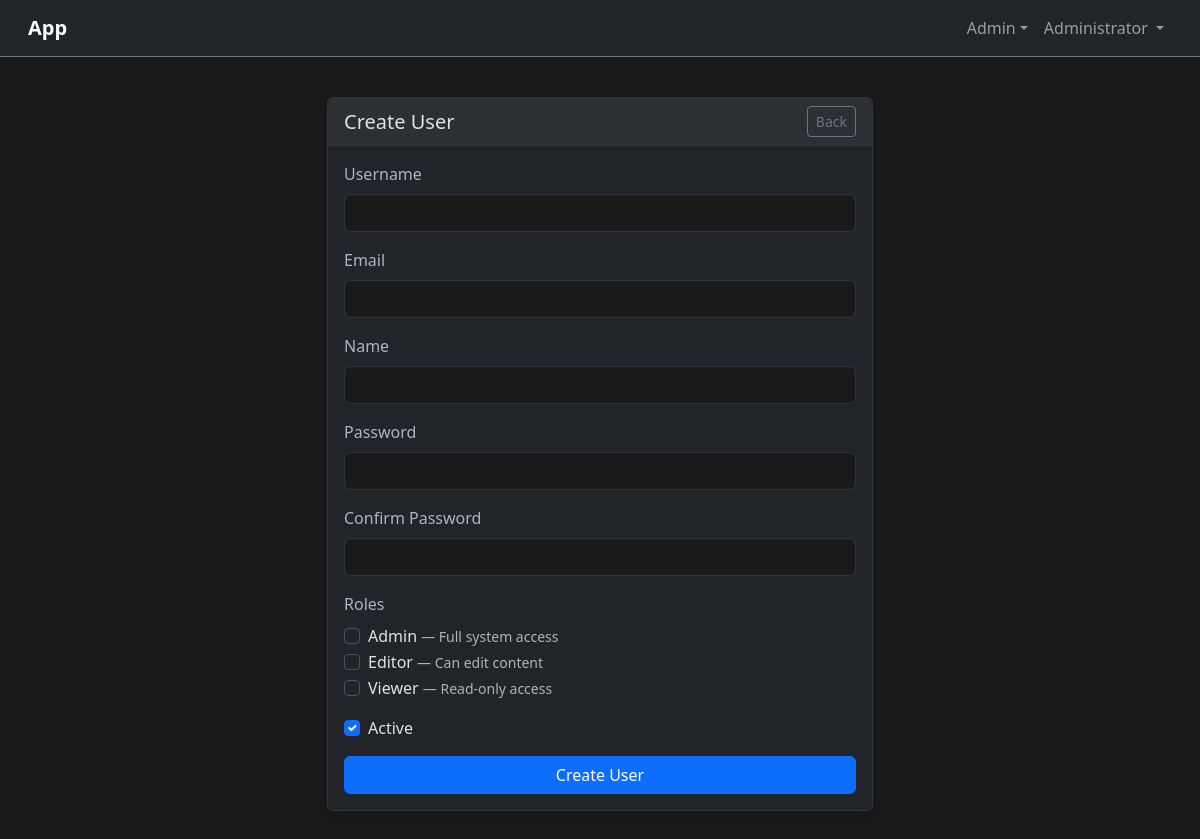
/admin/users/create (signed in), run on the app's committed database.
### tables this page shows
CREATE TABLE `roles` (
    `id` INT UNSIGNED AUTO_INCREMENT PRIMARY KEY,
    `name` VARCHAR(255) NOT NULL,
    `slug` VARCHAR(255) NOT NULL UNIQUE,
    `description` TEXT NULL,
    `created_at` TIMESTAMP NOT NULL DEFAULT CURRENT_TIMESTAMP
);

### src/Controllers/BaseController.php (called while the page is built, shortened)
<?php
abstract class BaseController
{
    protected array $config;
    public function __construct()
    {
        $this->config = require dirname(__DIR__, 2) . '/config/app.php';
    }
    protected function view(string $template, array $data = []): string
    {
        $viewsPath = $this->config['paths']['views'];
        $templatePath = $viewsPath . '/' . $template . '.php';
        extract($data);
        include $templatePath;
        return ob_get_clean();
    }
}

### src/Controllers/Admin/UserController.php (called while the page is built, shortened)
<?php
class UserController extends BaseController
{
    public function create(): string
    {
        $roles = Role::all('name ASC');
        return $this->view('admin/users/create', [
            'roles' => $roles,
            'authenticated' => $this->isAuthenticated(),
            'username' => $this->getSessionUser(),
        ]);
    }
}

### src/Routing/Router.php (called while the page is built, shortened)
<?php
class Router
{
    private static array $routes = [];
    private static array $groupStack = [];
    public static function group(array $attributes, callable $callback): void
    {
        self::$groupStack[] = $attributes;
        array_pop(self::$groupStack);
    }
    public static function dispatch(): mixed
    {
        $method = $_SERVER['REQUEST_METHOD'];
        $uri = parse_url($_SERVER['REQUEST_URI'], PHP_URL_PATH);
        $uri = rtrim($uri, '/') ?: '/';
        foreach (self::$routes as $route) {
            $params = $route->matches($method, $uri);
            if ($params !== null) {
                [$controllerClass, $action] = $route->getAction();
                $controller = new $controllerClass();
                return call_user_func_array([$controller, $action], array_values($params));
            }
        }
        return self::render404();
    }
    private static function addRoute(array $methods, string $uri, array $action): Route
    {
        $route = new Route($methods, $uri, $action);
        foreach (self::$groupStack as $group) {
            if (isset($group['prefix'])) {
                $route->setPrefix($group['prefix']);
            }
            if (isset($group['middleware'])) {
                $mw = is_array($group['middleware']) ? $group['middleware'] : [$group['middleware']];
                $route->addMiddleware($mw);
            }
        }
        self::$routes[] = $route;
        return $route;
    }
}

### src/Middleware/CsrfMiddleware.php (called while the page is built, shortened)
<?php
class CsrfMiddleware
{
    private static array $defaults = [
        'enabled' => true,
        'token_length' => 32,
        'session_key' => '_csrf_token',
        'form_field' => '_csrf_token',
        'safe_methods' => ['GET', 'HEAD', 'OPTIONS'],
    ];
    private static ?array $config = null;
    public static function getConfig(): array
    {
        if (self::$config === null) {
            $appConfig = [];
            $configFile = dirname(__DIR__, 2) . '/config/app.php';
            if (file_exists($configFile)) {
                $appConfig = require $configFile;
            }
            self::$config = array_merge(
                self::$defaults,
                $appConfig['csrf'] ?? []
            );
        }
        return self::$config;
    }
    public static function token(): string
    {
        $config = self::getConfig();
        $sessionKey = $config['session_key'];
        return $_SESSION[$sessionKey];
    }
    public static function field(): string
    {
        $config = self::getConfig();
        $fieldName = htmlspecialchars($config['form_field'], ENT_QUOTES, 'UTF-8');
        $token = htmlspecialchars(self::token(), ENT_QUOTES, 'UTF-8');
        return sprintf(
            '<input type="hidden" name="%s" value="%s">',
            $fieldName,
            $token
        );
    }
}

### config/app.php (called while the page is built)
<?php
return [
    'name' => 'App',
    'timezone' => 'America/Chicago',
    'debug' => true,
    'paths' => [
        'storage' => dirname(__DIR__) . '/storage',
        'sessions' => dirname(__DIR__) . '/storage/sessions',
        'views' => dirname(__DIR__) . '/src/Views',
    ],
    'database' => [
        'host' => getenv('DB_HOST') ?: '127.0.0.1',
        'port' => (int)(getenv('DB_PORT') ?: 3306),
        'name' => getenv('DB_NAME') ?: 'app',
        'username' => getenv('DB_USERNAME') ?: 'app',
        'password' => getenv('DB_PASSWORD') ?: 'app_secret',
    ],
    'session' => [
        'name' => 'app_session',
        'lifetime' => 7200,
        'secure' => false,
        'httponly' => true,
        'samesite' => 'Lax',
    ],
    'remember' => [
        'lifetime' => 7776000,
        'cookie_name' => 'remember_token',
    ],
    'csrf' => [
        'enabled' => true,
        'token_length' => 32,
        'session_key' => '_csrf_token',
        'form_field' => '_csrf_token',
        'safe_methods' => ['GET', 'HEAD', 'OPTIONS'],
    ],
    'rate_limit' => [
        'enabled' => true,
        'max_attempts' => 3,
        'lockout_minutes' => 30,
        'progressive' => true,
        'max_lockout_minutes' => 1440,
        'attempt_window' => 900,
    ],
];

### src/Core/Flash.php (called while the page is built, shortened)
<?php
class Flash
{
    public static function old(string $key, string $default = ''): string
    {
        $value = $_SESSION['_old_input'][$key] ?? $default;
        return $value;
    }
}

### src/Core/Model.php (called while the page is built, shortened)
<?php
abstract class Model
{
    protected static string $table;
    public static function all(?string $orderBy = null): array
    {
        $pdo = Database::getConnection();
        $table = static::$table;
        $sql = "SELECT * FROM `{$table}`";
        if ($orderBy) {
            $sql .= " ORDER BY {$orderBy}";
        }
        $stmt = $pdo->query($sql);
        return $stmt->fetchAll();
    }
}

### src/Views/admin/users/create.php (the view, shortened to what this page needs)
<div class="container py-4">
    <div class="row justify-content-center">
        <div class="col-md-8 col-lg-6">
            <div class="card shadow">
                <div class="card-header d-flex justify-content-between align-items-center">
                    <h5 class="mb-0">Create User</h5>
                    <a href="/admin/users" class="btn btn-sm btn-outline-secondary">Back</a>
                </div>
                <div class="card-body">
                    <?= Form::open(['action' => '/admin/users']) ?>
                        <?= Form::text('username', [
                            'label' => 'Username',
                            'required' => true,
                            'minlength' => 3,
                            'maxlength' => 255,
                        ]) ?>
                        <?= Form::email('email', [
                            'label' => 'Email',
                            'required' => true,
                            'maxlength' => 255,
                        ]) ?>
                        <?= Form::text('name', [
                            'label' => 'Name',
                            'required' => true,
                            'maxlength' => 255,
                        ]) ?>
                        <?= Form::password('password', [
                            'label' => 'Password',
                            'required' => true,
                            'minlength' => 8,
                            'autocomplete' => 'new-password',
                        ]) ?>
                        <?= Form::password('password_confirmation', [
                            'label' => 'Confirm Password',
                            'required' => true,
                            'minlength' => 8,
                            'autocomplete' => 'new-password',
                        ]) ?>
                        <div class="mb-3">
                            <label class="form-label">Roles</label>
                            <?php foreach ($roles as $role): ?>
                                <div class="form-check">
                                    <input class="form-check-input" type="checkbox"
                                           name="role_ids[]" value="<?= $role['id'] ?>"
                                           id="role_<?= $role['id'] ?>">
                                    <label class="form-check-label" for="role_<?= $role['id'] ?>">
                                        <?= htmlspecialchars($role['name']) ?>
                                        <?php if ($role['description']): ?>
                                            <small class="text-muted">— <?= htmlspecialchars($role['description']) ?></small>
                                        <?php endif; ?>
                                    </label>
                                </div>
                            <?php endforeach; ?>
                        </div>
                        <?= Form::checkbox('is_active', [
                            'label' => 'Active',
                            'checked' => true,
                        ]) ?>
                        <div class="d-grid">
                            <?= Form::submit('Create User') ?>
                        </div>
                    <?= Form::close() ?>
                </div>
            </div>
        </div>
    </div>
</div>
<?php
include dirname(__DIR__, 2) . '/layouts/main.php';
?>

### public/css/app.css (style rules this page uses)
body { background-color: #1a1a1a; min-height: 100vh; }
.card { background-color: #212529; border: 1px solid #30363d; }
.card-header { background-color: #2c3034; border-bottom: 1px solid #30363d; }
.form-label { color: #adb5bd; }

### data on the page
roles: name "Admin", description "Full system access"
roles: name "Editor", description "Can edit content"
roles: name "Viewer", description "Read-only access"

### other printed values
$_SESSION['user_name'] "Administrator"
$label "Username Email Name Password Confirm Password"
$label "Active"
$text "Create User"
